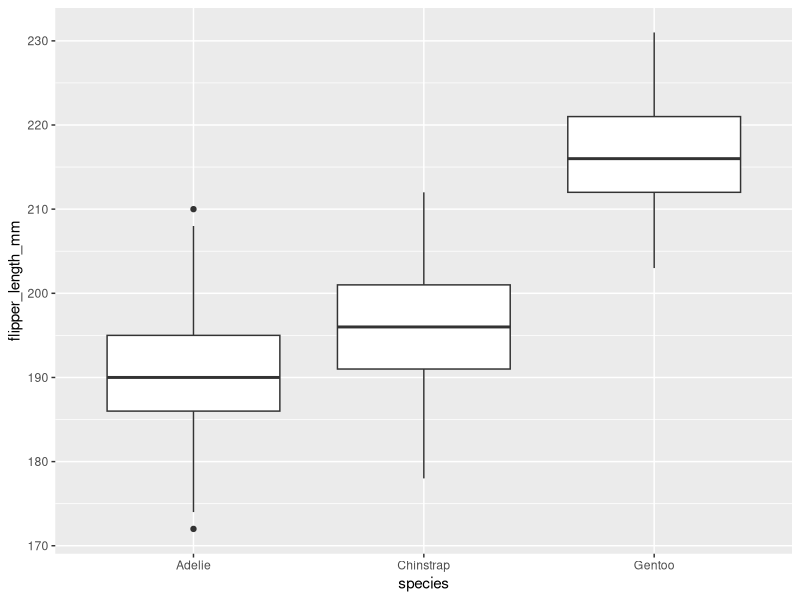
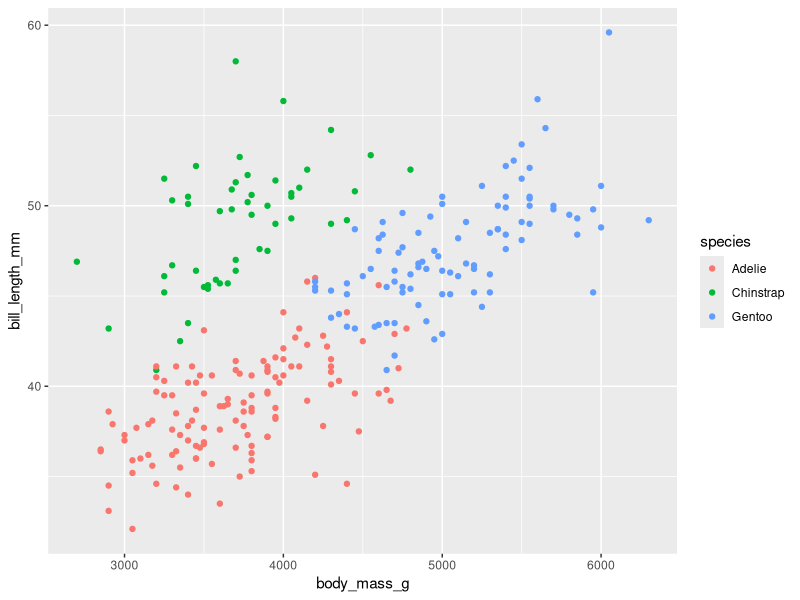

These charts were generated, in order, by the following R code:
## ---- chunk 1
library(palmerpenguins) #lendo o pacote
pinguins <- penguins
str(pinguins)
## ---- chunk 2
summary(pinguins)
## ---- chunk 3
pinguins <- na.omit(pinguins)
summary(pinguins)
## ---- chunk 4
pinguins <- pinguins[sample(nrow(pinguins)),]

n <- round(0.8*nrow(pinguins)) #pegando 80% do número de linhas
n

treino <- pinguins[1:n,]
teste <- pinguins[-(1:n),]
## ---- chunk 5
library(ggplot2)

pinguins <- pinguins[sample(nrow(pinguins)),]
n <- round(0.8*nrow(pinguins))

treino <- pinguins[1:n,]
teste <-pinguins[-(1:n),]

#gráfico boxplot

ggplot(data = treino, mapping = aes(x = species, y = flipper_length_mm)) +
  geom_boxplot()

ggplot(data = treino, mapping = aes(x = body_mass_g, y = bill_length_mm, col = species))+
  geom_point()
## ---- chunk 6
distancias <-c() #vetor vazio para guardar as distâncias
for(k in 1:nrow(treino)){
  distancias[k] <- sqrt((teste$body_mass_g[1] - treino$body_mass_g[k])**2 + (teste$bill_length_mm[1] - treino$bill_length_mm[k])**2)
  distancias
}

distancias
treino$species[order(distancias)[1]]
teste$species[1]
## ---- chunk 7
classificacao <- c()
for(j in 1:nrow(teste)){
  distancias <- c()
  for(k in 1:nrow(treino)){
  distancias[k] <- sqrt((teste$body_mass_g[j] - treino$body_mass_g[k])**2 + (teste$bill_length_mm[j] - treino$bill_length_mm[k])**2)  
  }
  classificacao[j] <- as.character(treino$species[order(distancias)[1]])
}
  

mean(classificacao == teste$species)

